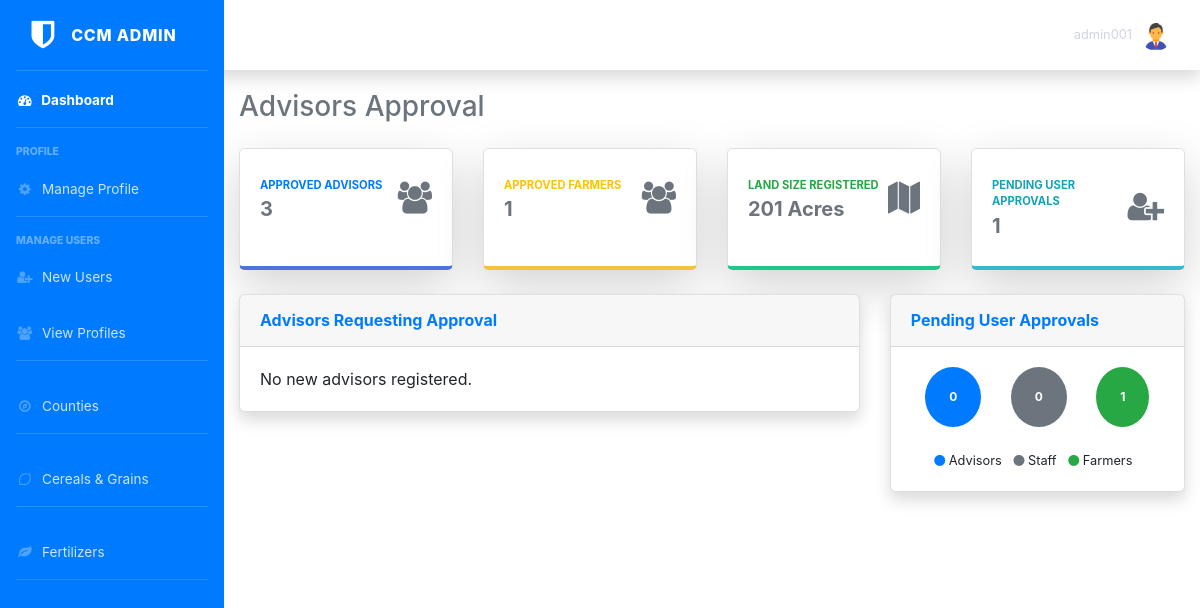
The page /admin/n_advisors.php (signed in) on the database as committed earlier.
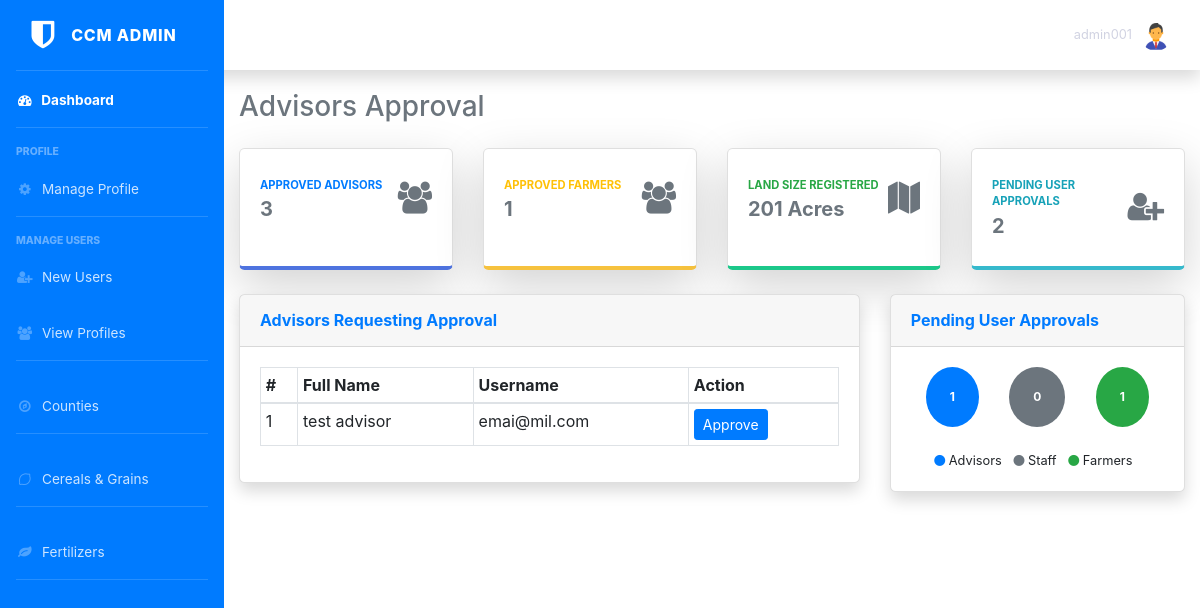
The same page on the database as committed later.
### tables this page shows
CREATE TABLE `ccm_advisors` (
  `id` int NOT NULL AUTO_INCREMENT,
  `fullname` varchar(255) NOT NULL,
  `username` varchar(64) NOT NULL,
  `email` varchar(255) NOT NULL,
  `password` varchar(255) NOT NULL,
  `approved` int NOT NULL DEFAULT '0',
  PRIMARY KEY (`id`)
);

### admin/n_advisors.php (the view, shortened to what the changed rows need)
<?php
require_once '../includes/config.php';
?>
<!DOCTYPE html>
<html lang="en">
<head>
  <?php include '../head.php'; ?>
  <link rel="stylesheet" href="../css/dashboard.css">
</head>
<body>
  <div class="d-flex">
    <div class="container-fluid pt-9">
      <div class="d-sm-flex align-items-center justify-content-between mb-4">
        <h1 class="h3 mb-0 text-secondary">Advisors Approval</h1>
      </div>
      <?php include 'summary.php'; ?>
      <div class="row">
        <div class="col-xl-8 col-lg-7">
          <div class="card shadow mb-4">
            <div class="card-body">
              <?php
              $sql = "SELECT id, fullname, username FROM ccm_advisors WHERE approved = ?";
              if ($stmt = $conn->prepare($sql)) {
                $stmt->bind_param("i", $param_approved);
                $param_approved = 0;
                if ($stmt->execute()) {
                  $result = $stmt->get_result();
                  if ($result->num_rows > 0) {
                    echo "<table class='table table-bordered table-sm'>";
                    echo "<thead>";
                    echo "<tr>";
                    echo "<th scope='col'>#</th>
                          <th scope='col'>Full Name</th>
                          <th scope='col'>Username</th>
                          <th scope='col'>Action</th>";
                    echo "</tr>";
                    echo "</thead>";
                    echo "<tbody>";
                    $n = 1;
                    while ($row = $result->fetch_array()) {
                      echo "<tr>";
                      echo "<td>" . $n . "</td>";
                      echo "<td>" . $row['fullname'] . "</td>";
                      echo "<td>" . $row['username'] . "</td>";
                      echo "<td><a class='btn btn-primary btn-sm' href='approve_advisor.php?advisor=" . $row['id'] . "'>Approve</a></td>";
                      echo "</tr>";
                      $n++;
                    }
                    echo "</tbody></table>";
                  } else {
                    echo "<p class='card-text'>No new advisors registered.</p>";
                  }
                }
              }
              ?>
            </div>
          </div>
        </div>
        <div class="col-xl-4 col-lg-5">
          <div class="card shadow mb-4">
            <div class="card-body">
              <?php include 'pending_approvals.php'; ?>
            </div>
          </div>
        </div>
      </div>
    </div>
</body>
</html>

### admin/summary.php (shortened to what the changed rows need)
<div class="row">
              <?php
              $sql = "SELECT COUNT(id) FROM ccm_advisors WHERE approved = ?";
              if ($stmt = $conn->prepare($sql)) {
                $param_approved = 1;
              }
              ?>
              <?php
              $sql = "SELECT COUNT(id) FROM ccm_farmers WHERE approved = ?";
              if ($stmt = $conn->prepare($sql)) {
                $param_approved = 1;
              }
              ?>
  <div class="col-xl-3 col-md-6 mb-4">
    <div class="card border-bottom-info shadow-lg h-100 py-2">
      <div class="card-body">
        <div class="row no-gutters align-items-center">
          <div class="col mr-2">
            <div class="text-xs font-weight-bold text-info text-uppercase mb-1">Pending User approvals</div>
            <div class="h5 mb-0 font-weight-bold text-secondary">
              <?php
              $sql = "SELECT COUNT(id) FROM ccm_advisors WHERE approved = ?";
              $sql2 = "SELECT COUNT(id) FROM ccm_farmers WHERE approved = ?";
              $sql3 = "SELECT COUNT(id) FROM ccm_staff WHERE approved = ?";
              $users = 0;
              if ($stmt = $conn->prepare($sql)) {
                $stmt->bind_param("i", $param_approved);
                $param_approved = 0;
                if ($stmt->execute()) {
                  $result = $stmt->get_result();
                  $users += $result->fetch_row()[0];
                }
              }
              if ($stmt2 = $conn->prepare($sql2)) {
                $stmt2->bind_param("i", $param_approved);
                $param_approved = 0;
                if ($stmt2->execute()) {
                  $result = $stmt2->get_result();
                  $users += $result->fetch_row()[0];
                }
              }
              if ($stmt3 = $conn->prepare($sql3)) {
                $stmt3->bind_param("i", $param_approved);
                $param_approved = 0;
                if ($stmt3->execute()) {
                  $result = $stmt3->get_result();
                  $users += $result->fetch_row()[0];
                }
              }
              echo $users;
              ?>
            </div>
          </div>
        </div>
      </div>
    </div>
  </div>
</div>

### admin/pending_approvals.php (shortened to what the changed rows need)
<div class="d-flex justify-content-around">
  <span class="badge badge-pill badge-primary p-4 rounded-circle">
    <?php
    $sql = "SELECT COUNT(id) FROM ccm_advisors WHERE approved = ?";
    if ($stmt = $conn->prepare($sql)) {
      $stmt->bind_param("i", $param_approved);
      $param_approved = 0;
      if ($stmt->execute()) {
        $result = $stmt->get_result();
        $count = $result->fetch_row()[0];
        echo $count;
      }
    }
    ?>
  </span>
  <span class="badge badge-pill badge-secondary p-4 rounded-circle">
    <?php
    $sql = "SELECT COUNT(id) FROM ccm_staff WHERE approved = ?";
    if ($stmt = $conn->prepare($sql)) {
      $stmt->bind_param("i", $param_approved);
      $param_approved = 0;
      if ($stmt->execute()) {
        $result = $stmt->get_result();
        $count = $result->fetch_row()[0];
        echo $count;
      }
    }
    ?>
  </span>
  <span class="badge badge-pill badge-success p-4 rounded-circle">
    <?php
    $sql = "SELECT COUNT(id) FROM ccm_farmers WHERE approved = ?";
    if ($stmt = $conn->prepare($sql)) {
      $stmt->bind_param("i", $param_approved);
      if ($stmt->execute()) {
        $result = $stmt->get_result();
        $count = $result->fetch_row()[0];
        echo $count;
      }
    }
    ?>
  </span>
</div>

Rows that differ between the two databases and show on the page:
added ccm_advisors: fullname "test advisor", username "emai@mil.com"
Other text that changed with them:
$users: "1" → "2"
$count: "0" → "1"
text no longer shown: "No new advisors registered."
text now shown: "# Full Name Username Action"
